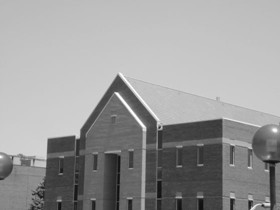
#> input picture home.jpg, 280 x 210 px
$ python grad.py   (older library calls are emulated)
#> lines starting #> are read from the running program, lines starting #| are printed output that depends on the picture
import cv2
import numpy as np
import matplotlib.pyplot as plt

# Read the image
image = cv2.imread('home.jpg', cv2.IMREAD_GRAYSCALE)
#> image is the input picture: shape (210, 280); min 11, max 255, mean 154.6

# Compute gradients using Sobel operators
gradient_x = cv2.Sobel(image, cv2.CV_64F, 1, 0, ksize=3)
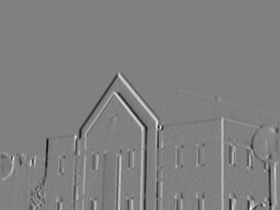
#> gradient_x: shape (210, 280) float64; min -638, max 626, mean -0.5; drawn with min black and max white
gradient_y = cv2.Sobel(image, cv2.CV_64F, 0, 1, ksize=3)
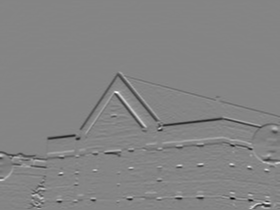
#> gradient_y: shape (210, 280) float64; min -685, max 630, mean -3.9; drawn with min black and max white

# Compute gradient magnitude
gradient_magnitude = np.sqrt(gradient_x**2 + gradient_y**2)
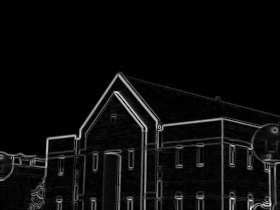
#> gradient_magnitude: shape (210, 280) float64; min 0, max 688.7, mean 33.3; drawn with min black and max white

# Compute gradient angle using arctan2
gradient_angle = np.arctan2(gradient_y, gradient_x)
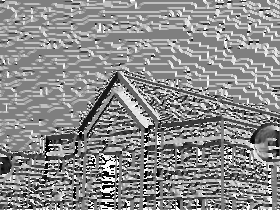
#> gradient_angle: shape (210, 280) float64; min -3.14, max 3.14, mean 0.302; drawn with min black and max white

# Plotting all components in the same plot
plt.figure(figsize=(15, 12))

# Original image
plt.subplot(2, 3, 1)
plt.imshow(image, cmap='gray')
plt.title('Original Image')
plt.axis('off')

# Gradient in the x-direction
plt.subplot(2, 3, 2)
plt.imshow(gradient_x, cmap='gray')
plt.title('Gradient in X-direction')
plt.axis('off')

# Gradient in the y-direction
plt.subplot(2, 3, 3)
plt.imshow(gradient_y, cmap='gray')
plt.title('Gradient in Y-direction')
plt.axis('off')

# Gradient magnitude
plt.subplot(2, 3, 4)
plt.imshow(gradient_magnitude, cmap='gray')
plt.title('Gradient Magnitude')
plt.axis('off')

# Gradient angle
plt.subplot(2, 3, 5)
plt.imshow(gradient_angle, cmap='gray')
plt.title('Gradient Angle')
plt.axis('off')

plt.tight_layout()
plt.show()
